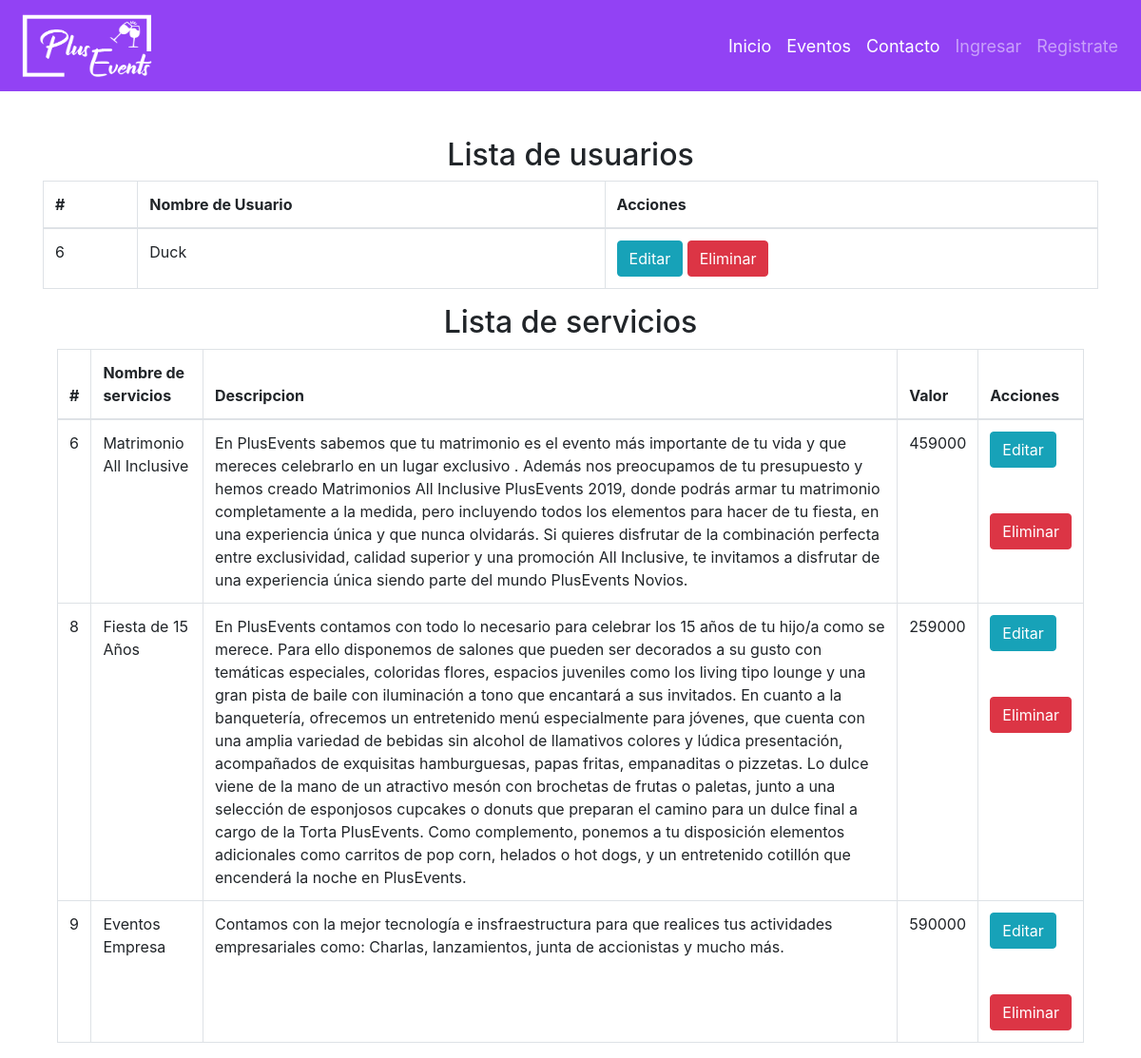
Screenshot of /administrador/ with the database file from the repository.
### registro/models.py (models this page shows)
class Usuario(models.Model):
    username = models.CharField(default = "default", max_length = 100)
    password = models.CharField(max_length = 100)

class Servicio(models.Model):
    nombre = models.CharField(max_length = 100)
    descripcion = models.CharField(max_length = 100)
    precio = models.IntegerField(default = "0")

### registro/views.py (the view)
# urls.py: path('administrador/',views.administrador,name='administrador'),
def administrador(request):
    usuario = Usuario.objects.all()
    servicio = Servicio.objects.all()
    contexto = {'usuario':usuario,'servicio':servicio}
    return render(request, 'administrador.html',contexto)

### registro/templates/administrador.html (shortened to what this page needs)
{% load static %}
<!DOCTYPE html>
<html lang="en">
<head>
    <link rel="stylesheet" href="https://stackpath.bootstrapcdn.com/bootstrap/4.3.1/css/bootstrap.min.css">
    <link rel="stylesheet" href="{% static './css/bootstrap.css' %}">
    <link rel="stylesheet" href="{% static './css/estilo.css' %}">
</head>
<body>
    <nav class="navbar navbar-expand-lg navbar-dark bg-primary plus-navbar">
        <a class="navbar-brand" ><img src="../static/imagenes/EVENT PLUS.png" height="70px" width="150px"></a>
        <div class="collapse navbar-collapse" id="navbarNav">
          <ul class="navbar-nav ml-auto">
            <li class="nav-item active">
              <a class="nav-link" href="{% url 'index' %}">Inicio <span class="sr-only">(current)</span></a>
            </li>
            <li class="nav-item active">
              <a class="nav-link" href="{% url 'productos' %}">Eventos</a>
            </li>
            <li class="nav-item active">
              <a class="nav-link disabled" href="{% url 'contacto' %}">Contacto</a>
            </li>
            <li>
              {% if user.is_authenticated %}
              <a class="nav-link "  href="{% url 'cerrar_session' %}">Cerrar sesion</a>
              {% else %}
              <a class="nav-link "  href="{% url 'formulario' %}">Registrate</a>
              <a class="nav-link "  href="{% url 'login' %}">Ingresar</a>
              {% endif %}
            </li>
          </ul>
        </div>
      </nav>
<br>
<br>
    <H2 style="text-align: center">Lista de usuarios</H2>
    <div class="container">
        <table class="table table-bordered">
          <thead>
            <tr>
              <th scope="col">#</th>
              <th scope="col">Nombre de Usuario</th>
              <th scope="col">Acciones</th>
            </tr>
          </thead>
          <tbody>
            {% if usuario %}
            {% for u in usuario %}
            <tr>
              <td>{{u.id}}</td>
              <td>{{u.username}}</td>
              <td>
                <a class="btn btn-info " href="#editar_u{{u.id}}}">Editar</a>
                <a class="btn btn-danger" data-toggle="modal" href="#eliminar_u{{u.id}}">Eliminar</a>
              </td>
              </div>
            {% endfor %}
            {% else %}
            <h4>No existen usuarios</h4>
            {% endif %}
    <H2 style="text-align: center">Lista de servicios</H2>
    <div class="container">
      <table class="table table-bordered">
        <thead>
          <tr>
            <th scope="col">#</th>
            <th scope="col">Nombre de servicios</th>
            <th scope="col">Descripcion</th>
            <th scope="col">Valor</th>
            <th scope="col">Acciones</th>
          </tr>
        </thead>
        <tbody>
          {% if servicio %}
          {% for s in servicio %}
          <tr>
            <td>{{s.id}}</td>
            <td>{{s.nombre}}</td>
            <td>{{s.descripcion}}</td>
            <td>{{s.precio}}</td>
            <td >
              <button class="btn btn-info " data-toggle="modal" href="#editar_s{{s.id}}">Editar</button><br><br><br>
              <button class="btn btn-danger" data-toggle="modal" data-target="#eliminar_s{{s.id}}">Eliminar</button>
            </td>
            </div>
            </tr>
          {% endfor %}
          {% else %}
          <h4>No existen servicios</h4>
          {% endif %}
</body>
</html>

### registro/static/css/estilo.css (style rules this page uses)
* { margin:0; padding:0; }
body { min-height: 100%; top: 0; margin:0; padding:0; }
.plus-navbar { background-color: #9242f4 !important; align-content: right !important; position: static !important; }
.nav-link { float: right !important; font-size: 18px !important; }
footer, section#main, body { width: 100%; position: absolute; }

### rows the page displays
Usuario: id "6", username "Duck"
Servicio: id "6", nombre "Matrimonio All Inclusive", descripcion "En PlusEvents sabemos que tu matrimonio es el evento más importante de tu vida y que mereces celebrarlo en un lugar exclusivo . Además nos preocupamos de tu presupuesto y hemos creado Matrimonios All Inclusive PlusEvents 2019, donde podrás armar tu matrimonio completamente a la medida, pero incluyendo todos los elementos para hacer de tu fiesta, en una experiencia única y que nunca olvidarás. Si quieres disfrutar de la combinación perfecta entre exclusividad, calidad superior y una promoción All Inclusive, te invitamos a disfrutar de una experiencia única siendo parte del mundo PlusEvents Novios.", precio "459000"
Servicio: id "8", nombre "Fiesta de 15 Años", descripcion "En PlusEvents contamos con todo lo necesario para celebrar los 15 años de tu hijo/a como se merece. Para ello disponemos de salones que pueden ser decorados a su gusto con temáticas especiales, coloridas flores, espacios juveniles como los living tipo lounge y una gran pista de baile con iluminación a tono que encantará a sus invitados. En cuanto a la banquetería, ofrecemos un entretenido menú especialmente para jóvenes, que cuenta con una amplia variedad de bebidas sin alcohol de llamativos colores y lúdica presentación, acompañados de exquisitas hamburguesas, papas fritas, empanaditas o pizzetas. Lo dulce viene de la mano de un atractivo mesón con brochetas de frutas o paletas, junto a…", precio "259000"
Servicio: id "9", nombre "Eventos Empresa", descripcion "Contamos con la mejor tecnología e insfraestructura para que realices tus actividades empresariales como: Charlas, lanzamientos, junta de accionistas y mucho más.", precio "590000"
